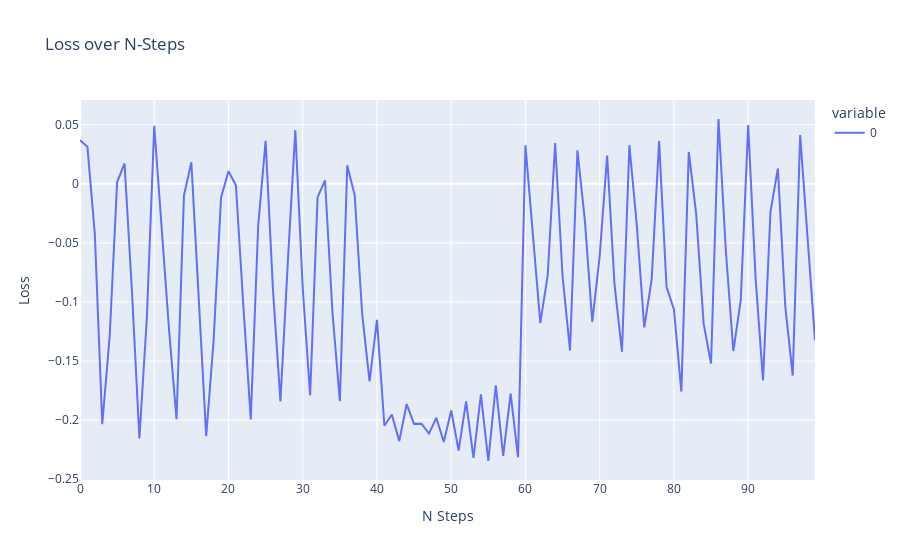

Here is the notebook cell this chart was saved with:
### Code cell
actor = Actor(3,1)
critic = Critic(3,1)

agent = DDPGAgent(actor,max_steps=10000)

pipe = GymTransformBlock(agent=agent,n=1000,bs=10)(['Pendulum-v1'])
pipe = StepBatcher(pipe)

pipe = ActorLossProcessor(pipe,critic,actor)

pipe_loss = LossCollector(pipe,main_buffers=[[]])
pipe = BasicOptStepper(pipe_loss,actor,1e-3)
list(pipe)
pipe_loss.show()

### Figure 1 — Plotly figure (JSON) as saved in the notebook; plotly's stock layout.template omitted (floating-point values rounded to 4 significant figures)
{"data": [{"hovertemplate": "variable=0<br>N Steps=%{x}<br>Loss=%{y}<extra></extra>", "legendgroup": "0", "line": {"color": "#636efa", "dash": "solid"}, "marker": {"symbol": "circle"}, "mode": "lines", "name": "0", "orientation": "v", "showlegend": true, "type": "scatter", "x": [0, 1, 2, 3, 4, 5, 6, 7, 8, 9, 10, 11, 12, 13, 14, 15, 16, 17, 18, 19, 20, 21, 22, 23, 24, 25, 26, 27, 28, 29, 30, 31, 32, 33, 34, 35, 36, 37, 38, 39, 40, 41, 42, 43, 44, 45, 46, 47, 48, 49, 50, 51, 52, 53, 54, 55, 56, 57, 58, 59, 60, 61, 62, 63, 64, 65, 66, 67, 68, 69, 70, 71, 72, 73, 74, 75, 76, 77, 78, 79, 80, 81, 82, 83, 84, 85, 86, 87, 88, 89, 90, 91, 92, 93, 94, 95, 96, 97, 98, 99], "xaxis": "x", "y": [0.0369, 0.03133, -0.0428, -0.2035, -0.1286, 0.001452, 0.01727, -0.09111, -0.2154, -0.114, 0.04917, -0.04177, -0.1239, -0.1992, -0.009898, 0.01821, -0.09754, -0.2135, -0.1323, -0.01154, 0.01074, -0.001189, -0.1029, -0.1994, -0.03564, 0.03644, -0.09056, -0.1841, -0.06541, 0.04537, -0.08831, -0.1791, -0.0113, 0.002905, -0.1085, -0.1839, 0.01564, -0.00971, -0.1096, -0.1672, -0.1151, -0.2047, -0.1952, -0.2177, -0.1864, -0.2031, -0.203, -0.2114, -0.198, -0.2184, -0.1918, -0.2257, -0.1841, -0.2319, -0.1783, -0.2346, -0.1705, -0.2303, -0.1775, -0.2314, 0.03257, -0.04112, -0.1178, -0.07722, 0.03445, -0.0782, -0.1409, 0.02831, -0.03065, -0.1168, -0.06105, 0.02396, -0.08537, -0.1421, 0.03272, -0.03537, -0.1215, -0.08091, 0.03625, -0.08713, -0.1062, -0.1758, 0.02698, -0.02567, -0.1183, -0.1521, 0.05488, -0.05746, -0.1415, -0.09836, 0.04979, -0.07998, -0.1663, -0.02394, 0.01305, -0.1039, -0.1623, 0.04123, -0.04579, -0.1323], "yaxis": "y"}], "layout": {"legend": {"title": {"text": "variable"}, "tracegroupgap": 0}, "title": {"text": "Loss over N-Steps"}, "xaxis": {"anchor": "y", "domain": [0, 1], "title": {"text": "N Steps"}}, "yaxis": {"anchor": "x", "domain": [0, 1], "title": {"text": "Loss"}}}}
